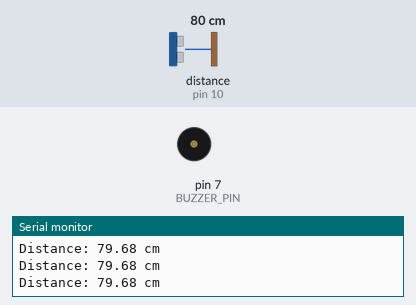
The sketch below on a simulated Arduino Uno, built with avr-gcc and run on an emulated ATmega328P. On the bench: buzzer (waves = sounding, pin HIGH), the last lines printed to the serial monitor. Wiring (inferred from the names in the program): ultrasonic range finder: trigger pin 9; echo pin 10. The inputs (shaded band) are chosen by the test bench; at power-on: distance to the obstacle (sensor on pin 10) 80 cm. The echo pulse lasts 58.3 µs per cm; pins used as bus, display or sensor lines are not drawn.

Above: at 1.2 s.
1.3 s: distance to the obstacle (sensor on pin 10) set to 38 cm
2.8 s: distance to the obstacle (sensor on pin 10) set to 31 cm
At 3.17 s:
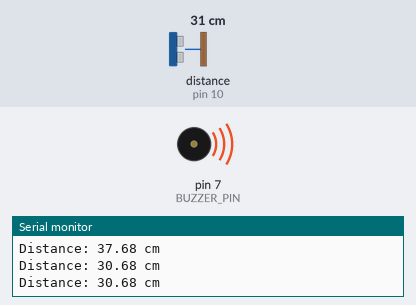
5.8 s: distance to the obstacle (sensor on pin 10) set to 60 cm
At 6.8 s:
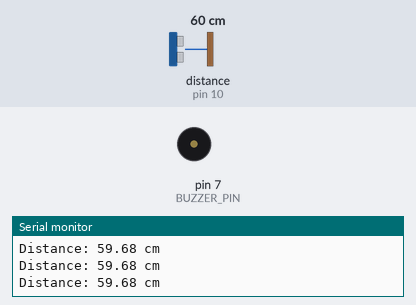
7.3 s: distance to the obstacle (sensor on pin 10) set to 2 cm
At 7.51 s:
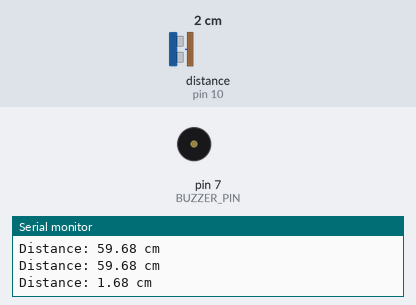
Timing chart, 0 to 11.3 s (numbered marks = the images above; inputs shaded):
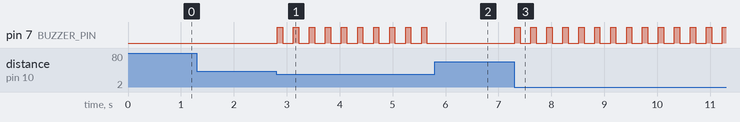

Measured:
- the behaviour switches between 36 and 35 cm on distance to the obstacle (sensor on pin 10) (found by bisection; images 0 and 1)
- after the input at 2.8 s, pin 7 (BUZZER_PIN): alternates HIGH for 0.10 s and LOW for 0.20 s, starting at once
- after the input at 5.8 s, pin 7 (BUZZER_PIN): stops changing and stays LOW
- after the input at 7.3 s, pin 7 (BUZZER_PIN): alternates HIGH for 0.10 s and LOW for 0.20 s, starting at once

The sketch:

milk_boiling_thingy__.ino
```cpp
#define TRIG_PIN 9
#define ECHO_PIN 10
#define BUZZER_PIN 7
#define DISTANCE_THRESHOLD 35  // Set distance threshold to 10 cm

void setup() {
    pinMode(TRIG_PIN, OUTPUT);
    pinMode(ECHO_PIN, INPUT);
    pinMode(BUZZER_PIN, OUTPUT);
    Serial.begin(9600);
}

void loop() {
    // Send ultrasonic pulse
    digitalWrite(TRIG_PIN, LOW);
    delayMicroseconds(2);
    digitalWrite(TRIG_PIN, HIGH);
    delayMicroseconds(10);
    digitalWrite(TRIG_PIN, LOW);

    // Read echo time
    long duration = pulseIn(ECHO_PIN, HIGH);

    // Convert time to distance (in cm)
    float distance = duration * 0.0343 / 2;

    Serial.print("Distance: ");
    Serial.print(distance);
    Serial.println(" cm");

    // If object is within 10 cm, beep the buzzer
    if (distance > 0 && distance <= DISTANCE_THRESHOLD) {
        digitalWrite(BUZZER_PIN, HIGH);
        delay(100);
        digitalWrite(BUZZER_PIN, LOW);
        delay(100);
    } else {
        digitalWrite(BUZZER_PIN, LOW);
    }

    delay(100);
}
```
